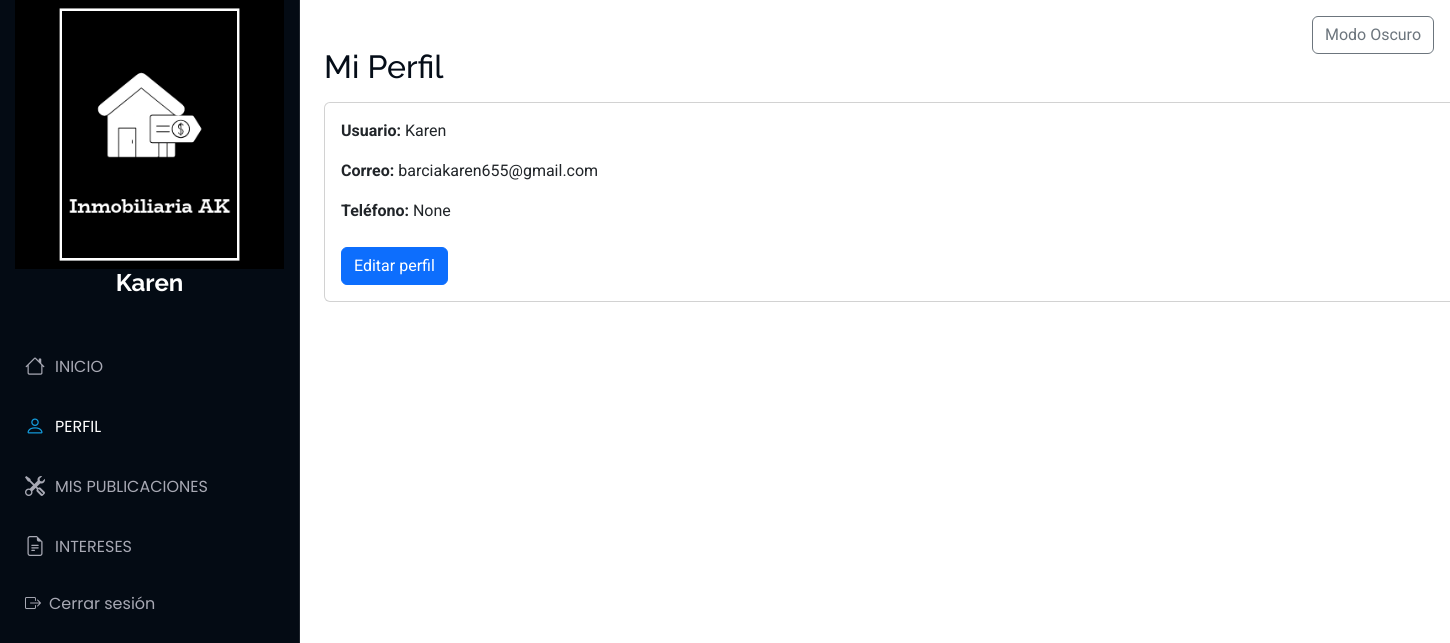
The app's page /Usuario/perfil (signed in), older data.
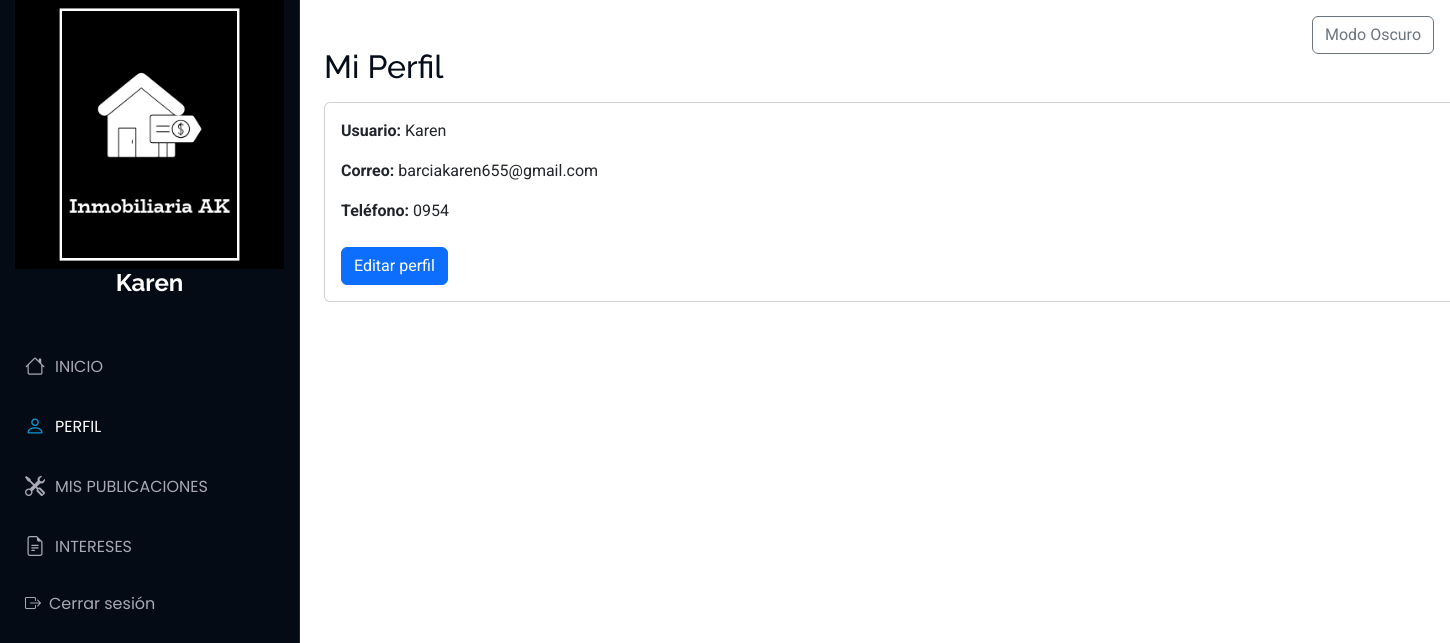
The same page, newer data.
### Aplicaciones/Usuario/models.py (models this page shows)
class Usuario(models.Model):
    usuario = models.CharField(max_length=150, unique=True)
    contrasena = models.CharField(max_length=128)
    correo = models.EmailField(unique=True,null=True, blank=True)
    telefono = models.CharField(null=True, blank=True)
    fecha_registro = models.DateTimeField(auto_now_add=True,null=True, blank=True)

### Aplicaciones/Usuario/views.py (the view, shortened to what this page needs)
# urls.py: path('perfil', views.perfil_usuario, name='perfil_usuario'),
def perfil_usuario(request):
    if 'usuario_id' not in request.session:
        return JsonResponse({'error': 'Usuario no autenticado'}, status=401)
    usuario = Usuario.objects.get(id=request.session['usuario_id'])
    return render(request, 'perfil.html', {'usuario': usuario})

### Aplicaciones/Usuario/templates/perfil.html (shortened to what this page needs)
{% extends 'plantilla.html' %}
{% load static %}
{% block body %}
<main class="container mt-4">
    <div class="container mt-5">
    <h2>Mi Perfil</h2>
    <div class="card mt-3">
        <div class="card-body">
        <p><strong>Usuario:</strong> <span id="dato-usuario">{{ usuario.usuario }}</span></p>
        <p><strong>Correo:</strong> <span id="dato-correo">{{ usuario.correo }}</span></p>
        <p><strong>Teléfono:</strong> <span id="dato-telefono">{{ usuario.telefono }}</span></p>
        <button class="btn btn-primary mt-2" data-bs-toggle="modal" data-bs-target="#modalEditar">Editar perfil</button>
        </div>
    </div>
    </div>
</main>
{% endblock %}

### Aplicaciones/templates/plantilla.html (shortened to what this page needs)
{% load static %}
<!DOCTYPE html>
<html lang="en">
<head>
  <link href="https://cdn.jsdelivr.net/npm/bootstrap@5.3.3/dist/css/bootstrap.min.css" rel="stylesheet">
<link rel="stylesheet" href="https://cdnjs.cloudflare.com/ajax/libs/font-awesome/6.7.2/css/all.min.css" />
  <link href="{% static 'plantilla/Port/assets/vendor/bootstrap-icons/bootstrap-icons.css' %}" rel="stylesheet">
  <link href="{% static 'plantilla/Port/assets/vendor/aos/aos.css' %}" rel="stylesheet">
  <link href="{% static 'plantilla/Port/assets/vendor/glightbox/css/glightbox.min.css' %}" rel="stylesheet">
  <link href="{% static 'plantilla/Port/assets/vendor/swiper/swiper-bundle.min.css' %}" rel="stylesheet">
  <link href="{% static 'plantilla/Port/assets/css/main.css' %}" rel="stylesheet">
</head>
<body class="index-page">
  <header id="header" class="header dark-background d-flex flex-column">
    <img src="/static/img/logo1.png" alt="" >
      <a href="#" class="logo d-flex align-items-center justify-content-center">
        <h1 class="sitename">
          {% if request.session.usuario_nombre %}
            {{ request.session.usuario_nombre }}
          {% else %}
            Invitado
          {% endif %}
        </h1>
      </a>
    <nav id="navmenu" class="navmenu">
      <ul><br>
        <li><a href="{% url 'inicios' %}" class="{% if request.resolver_match.url_name == 'inicios' %}active{% endif %}">
          <i class="bi bi-house navicon"></i> INICIO</a></li>
        <li><a href="{% url 'perfil_usuario' %}" class="{% if request.resolver_match.url_name == 'perfil_usuario' %}active{% endif %}">
          <i class="bi bi-person navicon"></i> PERFIL</a></li>
        <li><a href="{% url 'iniciopu' %}" class="{% if request.resolver_match.url_name == 'iniciopu' %}active{% endif %}">
          <i class="bi bi-tools navicon"></i> MIS PUBLICACIONES</a></li>
        <li><a href="{% url 'intereses' %}" class="{% if request.resolver_match.url_name == 'intereses' %}active{% endif %}">
          <i class="bi bi-file-earmark-text navicon"></i> INTERESES</a></li>
        <li><a href="#" onclick="confirmarCerrarSesion()"><i class="bi bi-box-arrow-right me-2"></i> Cerrar sesión</a></li>
      </ul>
  </header>
{% block body %}
{% endblock %}
<button id="btn-toggle-theme" class="btn btn-outline-secondary position-fixed top-0 end-0 m-3" style="z-index: 1050;">
</button>
</body>
</html>

Row changes from the older to the newer data that the page shows:
changed Usuario "Karen": telefono "None" → "0954"
